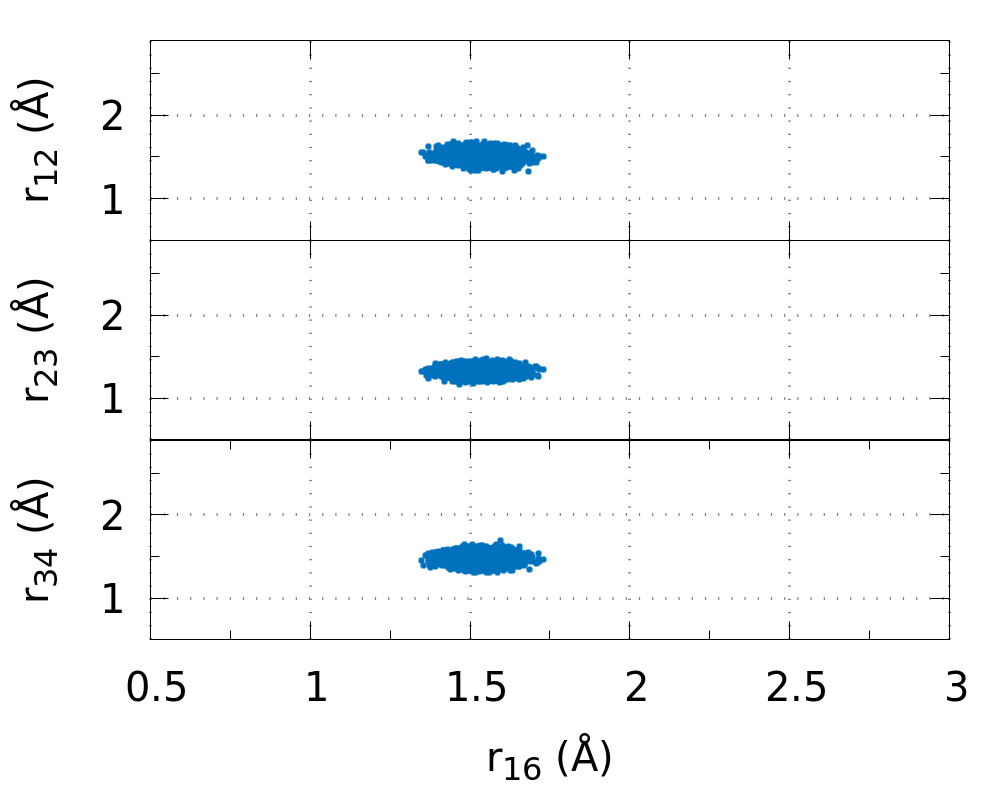

Write gnuplot code to recreate this figure.
reset

# png
set terminal pngcairo dashed size 1000,800 enhanced font "Verdana,30"
#set terminal pngcairo dashed size 2500,1750 enhanced font "Verdana,50"
# dashed option enables dashed linestyle in pngcairo

# Custom line styles

LW1= 4.0
LW2 = 4.0
PS = 4

set style line 1 lt 1 dt 1 lw LW1 lc rgb '#0072bd' # blue
set style line 2 lt 1 dt 9 lw LW2 lc rgb '#d95319' # orange
set style line 3 lt 1 lw LW1 lc rgb '#edb120' # yellow
set style line 4 lt 1 lw LW1 lc rgb '#7e2f8e' # purple
set style line 5 lt 1 lw LW1 lc rgb '#77ac30' # green
set style line 6 lt 1 lw LW1 lc rgb '#4dbeee' # light-blue
set style line 7 lt 1 lw LW1 lc rgb '#a2142f' # red

set style line 102 lc rgb '#808080' lt 0 lw 3
set grid back ls 102

# Set the border using the linestyle 80 that we defined
# 3 = 1 + 2 (1 = plot the bottom line and 2 = plot the left line)
# back means the border should be behind anything else drawn
# set style line 80 lt 0 lw 3 lc rgb "#808080"
# set border 3 back ls 80

# MACROS
# x- and ytics for each row resp. column
NOXTICS = "set xtics ('' 0.5,'' 1,'' 1.5,'' 2,'' 2.5,'' 3); \
          unset xlabel; \
          set mxtics 2 "
XTICS = "set xtics 0.5,0.5,3; \
          set xlabel 'r_{16} (Å)'; \
          set mxtics 2 "
NOYTICS = "set ytics ( '-30' -30, '0' 0, '30' 30 ); \
           set mytics 2 ; \
           unset ylabel"
YTICS = "set ytics 0,1.0,3; \
           set mytics 2"

NOKEY = "unset key"
KEY = "set key top left"

# Margins for each row resp. column
# ---- 0.95
# |  |
# ---- 0.70
# |  |
# ---- 0.45
# |  |
# ---- 0.20

TMARGIN = "set tmargin at screen 0.95; set bmargin at screen 0.70"
MMARGIN = "set tmargin at screen 0.70; set bmargin at screen 0.45"
BMARGIN = "set tmargin at screen 0.45; set bmargin at screen 0.20"
LMARGIN = "set lmargin at screen 0.15; set rmargin at screen 0.95"
#RMARGIN = "set lmargin at screen 0.55; set rmargin at screen 0.95"

# Placement of the a,b,c,d labels in the graphs
POS = "at graph 0.85, 0.80 font 'helvetica, 40'"

# Enable the use of macros
set macros

set output "PLOT_R16_R12_R23_R34.png"

YBOT = 0.5
YTOP = 2.9
set yrange [YBOT : YTOP]
set xrange [0.5 : 3]

# Start multiplot
set multiplot layout 3,1 rowsfirst
# --- GRAPH a
@TMARGIN; @LMARGIN
@NOXTICS; @YTICS
set ylabel "r_{12} (Å)"
@NOKEY
set label 1 '' @POS
#set logscale x 10
#set logscale y 10
plot "< paste r16.dat r12.dat" u 2:4  w p ls 1
# --- GRAPH b
@MMARGIN; @LMARGIN
@NOXTICS; @YTICS
set ylabel "r_{23} (Å)"
@NOKEY
plot "< paste r16.dat r23.dat" u 2:4  w p ls 1
set label 1 '' @POS
# --- GRAPH c
@BMARGIN; @LMARGIN
@XTICS; @YTICS
set ylabel "r_{34} (Å)"
@NOKEY
set label 1 '' @POS
plot "< paste r16.dat r34.dat" u 2:4  w p ls 1
unset multiplot
### End multiplot
